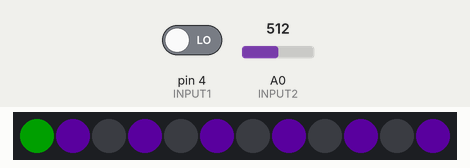
Bench run of a sketch on a simulated Arduino Uno, built with avr-gcc and run on an emulated ATmega328P. Parts: 12 RGB LEDs in strip order, left to right. Inputs (shaded band) come from the test bench; at power-on: A0 (INPUT2) = 512, pin 4 (INPUT1) LOW. Dim RGB values are drawn brighter than linear; random numbers use the default seed unless the sketch sets one.

Above: at 2.07 s.
2.8 s: A0 (INPUT2) set to 390
4.6 s: A0 (INPUT2) set to 415
At 5.19 s:
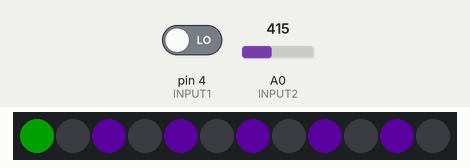
6.1 s: pin 4 (INPUT1) driven HIGH
At 7.07 s:
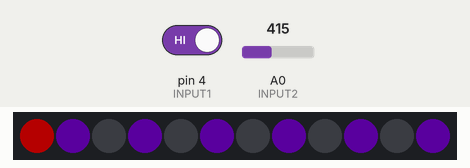
8.3 s: A0 (INPUT2) set to 610
At 9.7 s:
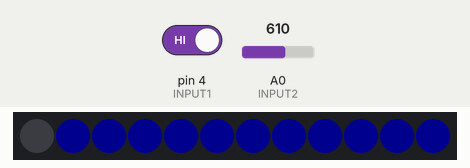
10.1 s: pin 4 (INPUT1) driven LOW
At 10.63 s:
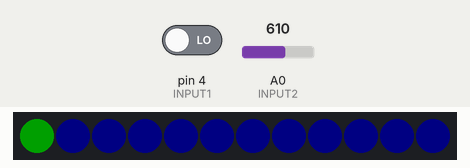
12.5 s: A0 (INPUT2) set to 190
At 13.3 s:
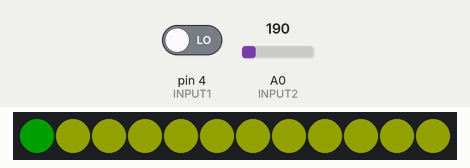

The sketch:

state_indicator.ino
```cpp
//***************************************************************
/*
Machine State Indicator example
Marc Miller, Aug 2017

Creating this sketch was inspired by this post:
https://plus.google.com/u/0/+MichaelAndresen/posts/1xVDuFPsxUc

Different colors or color patterns can visually indicate to an
operator what state(s) a machine is in.  Machine states might
include: Warming up, Ready, Running, Paused, Waiting, Error, etc.

This example reads two signals coming from the machine to be
monitored and then updates an addressable RGB LED display. The
signal from the machine could be a digital logic signal, a PWM
signal, or an analog signal.  This example is setup to read a
logic signal (which will change the display of the first pixel
only), and also read an analog signal (which will change the
display of the remainder of the pixels).


The FastLED library is used for ease of programming the addressable
LEDs.  Here are links to the FastLED wiki, code, and reddit group:
  https://github.com/FastLED/FastLED/wiki/Frequently-Asked-Questions
  https://github.com/FastLED/FastLED
  http://fastled.io/+

**Note of caution** - Make sure the voltage level received by
the Arduino is NOT a negative DC voltage, OR above the max input
voltage the pin can handle, usually 3.3 or 5 volts depending on
the microcontroller, otherwise the pin might be destroyed.

Video of this code running:
https://youtu.be/aNB4iK3_Y_s

*/
//***************************************************************

#include "FastLED.h"        //library for controlling pixels
#define LED_TYPE WS2812B    //pixel type
#define DATA_PIN 11         //pin on Arduino for sending data to LEDs
#define COLOR_ORDER GRB     //color order can vary depending on LED manufacturer
#define NUM_LEDS 12         //number of pixels
CRGB leds[NUM_LEDS];

#define INPUT1 4            //input pin for logic signal from machine
#define INPUT2 A0           //input pin for analog (variable) signal from machine

boolean  VALUE1;            //the current value of INPUT1
uint16_t VALUE2;            //the current value of INPUT2
uint8_t  STATE;             //which switch case to display


//A testing mode allows colors or patterns to be tested without actually
//being hooked up and receiving signals from an external source.
//While in testing mode random values will be picked and used instead of
//values read from the inputs.  Random times are also picked.
boolean TESTING_MODE = 0;   // [0 = read real inputs,  1 = simulate inputs]


//---------------------------------------------------------------
void setup() {
  Serial.begin(115200);  // Allows serial monitor output (check baud rate)
  delay(1500);  // Startup delay
  FastLED.addLeds<LED_TYPE, DATA_PIN, COLOR_ORDER>(leds, NUM_LEDS).setCorrection(TypicalLEDStrip);
  FastLED.setBrightness(64);  //LED master brightness [0-255]
  FastLED.clear();
}


//---------------------------------------------------------------
// Function to read all inputs and set appropriate values
void read_inputs() {

  if (TESTING_MODE == 1) {
    EVERY_N_MILLISECONDS_I(t1,2) {
      t1.setPeriod(random16(3500,6000));
      VALUE1 = !VALUE1;
    }
    EVERY_N_MILLISECONDS_I(t2,2) {
      t2.setPeriod(random16(4500,8000));
      VALUE2 = random16(0,1024);
    }

  } else {  //not in testing mode
    //read the digital input
    VALUE1 = digitalRead(INPUT1);

    //read the analog input
    VALUE2 = analogRead(INPUT2);
  }


  //set switch case STATE variable based on VALUE2
  if (VALUE2 <= 200)                    { STATE = 1; }
  if (VALUE2  > 200 && VALUE2 <= 400)   { STATE = 2; }
  if (VALUE2  > 400 && VALUE2 <= 600)   { STATE = 3; }
  if (VALUE2  > 600 && VALUE2 <= 800)   { STATE = 4; }
  if (VALUE2  > 800 && VALUE2 <= 1000)  { STATE = 5; }
  if (VALUE2  > 1000)                   { STATE = 0; }
  // For this example if VALUE2 is above 1000 it will cause the "default" case to run.

  // Uncomment these print statements to monitor values on the serial monitor.
  //Serial.print(" VALUE1: "); Serial.print(VALUE1);
  //Serial.print("\t\tVALUE2: "); Serial.print(VALUE2);
  //Serial.print("  -->  STATE: "); Serial.println(STATE);

}//end of read_inputs


//---------------------------------------------------------------
void loop() {

  //Periodically run the function to read all inputs
  EVERY_N_MILLISECONDS_I(timingObjC, 2){
    timingObjC.setPeriod(500);  //how often to check [milliseconds]
    read_inputs();
  }


  //set the display of pixel 0
  //Note: this example has pixel 0 hard coded in the two functions being called below.
  if (VALUE1 == 1) {
    red_blink();
  } else {
    green_solid();
  }


  //set the display for the rest of the pixels
  switch (STATE) {
    case 1: { yellow_solid(); }
      break;
    case 2: { orange_spiral(); }
      break;
    case 3: { purple_marquee(); }
      break;
    case 4: { blue_fadeout(); }
      break;
    case 5: { aqua_double_flash(); }
      break;

    // If nothing matches a case # above then run this optional default.
    default: { white_pulse(); }
      break;
  }//end of switch cases

  FastLED.show();  //Display the pixel data

}//end of main loop


//---------------------------------------------------------------
//Example functions to make various color/patterns
//---------------------------------------------------------------
//Green solid
//Note:  In this example it's hard coded to pixel 0
void green_solid(){
  leds[0] = CRGB::Green;
}


//---------------------------------------------------------------
//Red blinking
//Note:  In this example it's hard coded to pixel 0
void red_blink() {
  static boolean blinking;
  EVERY_N_MILLISECONDS_I(timingObjB,2) {
    blinking = !blinking;
  }
  if (blinking == 1) {
    leds[0] = CRGB::Red;
    timingObjB.setPeriod(500);  //value sets blink On length [milliseconds]
  } else {
    leds[0] = CRGB::Black;
    timingObjB.setPeriod(250);  //value sets blink Off length [milliseconds]
  }
}


//---------------------------------------------------------------
//Yellow solid
void yellow_solid() {
  for (uint8_t i=1; i<NUM_LEDS; i++) {
    leds[i] = CHSV(66,245,220);
  }
}


//---------------------------------------------------------------
//Blue, then fade out
void blue_fadeout() {
  EVERY_N_MILLISECONDS_I(timingObjF, 2) {
    timingObjF.setPeriod(3000);  //how long before re-setting brightness [milliseconds]
    for (uint8_t i=1; i<NUM_LEDS; i++) {
      leds[i] = CHSV(160,200,200);
    }
  }
  EVERY_N_MILLISECONDS(45) {  //value is how often to fade
    for (uint8_t i=1; i<NUM_LEDS; i++) {
      leds[i].fadeToBlackBy(8);  //value is amount to fade by
    }
  }
}


//---------------------------------------------------------------
//Purple marquee effect
void purple_marquee() {
  static boolean toggle;
  EVERY_N_MILLISECONDS_I(timingObjM, 2) {
    timingObjM.setPeriod(375);  //value sets toggle rate [milliseconds]
    toggle = !toggle;
  }
  //fill_solid(leds+1, NUM_LEDS-1, CHSV(185,220,170));
  fill_solid(leds+1, NUM_LEDS-1, CRGB::Black);
  for (uint8_t i=1+toggle; i<NUM_LEDS; i=i+2) {
    leds[i] = CHSV(195,255,220);
  }
}


//---------------------------------------------------------------
//Orange spiral effect
void orange_spiral() {
  static uint8_t pos = 1;
  EVERY_N_MILLISECONDS(40) {  //value sets movment speed
    for (uint8_t i=1; i<NUM_LEDS; i++) {
      leds[i].fadeToBlackBy(25);  //value is amount to fade by
    }
    leds[pos] = CHSV(28,255,240);
    pos = pos + 1;
    if (pos == NUM_LEDS) { pos = 1; } //reset
  }
}


//---------------------------------------------------------------
//White pulsing effect
void white_pulse() {
  EVERY_N_MILLISECONDS(20) {  //value sets pulse speed
    static uint16_t dV;
    uint8_t val = (sin8(dV/8)/2)+127;
    for (uint8_t i=1; i<NUM_LEDS; i++) {
      leds[i] = CHSV(0,0,val);
      dV++;
      if (dV == (256*8)) { dV = 0; }  //reset
    }
  }
}


//---------------------------------------------------------------
//Aqua double flash
void aqua_double_flash() {
  static boolean blinkGate1 = LOW;
  static boolean blinkGate2 = HIGH;
  static boolean blinking;
  static uint8_t blinkCount = 0;
  EVERY_N_MILLISECONDS_I(timingObjDf, 2){
    blinkGate2 = blinkCount;
    blinkGate1 = !blinkGate1;
    if (blinkGate1 * blinkGate2 == HIGH) {
      for (uint8_t i=1; i<NUM_LEDS; i++) {
        leds[i] = CHSV(130,255,150);
      }
    } else {
      for (uint8_t i=1; i<NUM_LEDS; i++) {
        leds[i] = CRGB::Black;
      }
    }
    if (blinkCount == 2 || blinkCount == 3) {
      timingObjDf.setPeriod( 50 );
    } else if (blinkCount == 4) {
      timingObjDf.setPeriod( 405 );
    } else {
      timingObjDf.setPeriod( 167 );
    }
    blinkCount++;
    if (blinkCount == 6) { blinkCount = 0; }  // reset count
  }
}


//---------------------------------------------------------------
```
